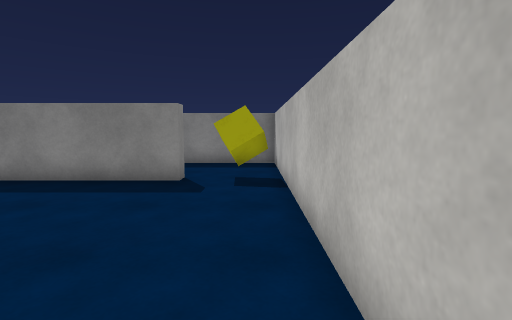
[1] (above)

24 first-person views from a walk through a scene from a Unity 3-D project. The camera is 1.3 m above the floor, tilts 6° down and sees 85° across. The floor is counted in squares, 1 m on a side. Each view is taken from the middle of a square. On the plan, view 1 faces up. The plan holds only what a view shows up to about 13 squares ahead; the rest is blank. The place goes on beyond the plan. The player character is not drawn. Surface patterns are stand-ins for the level's own textures.

[2]
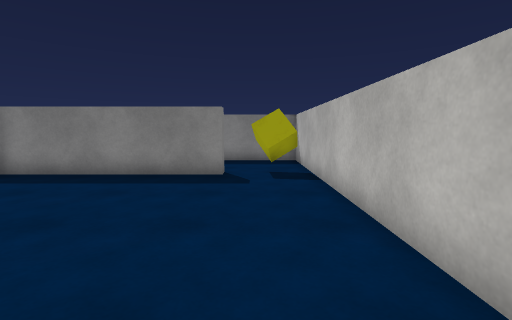

[3]
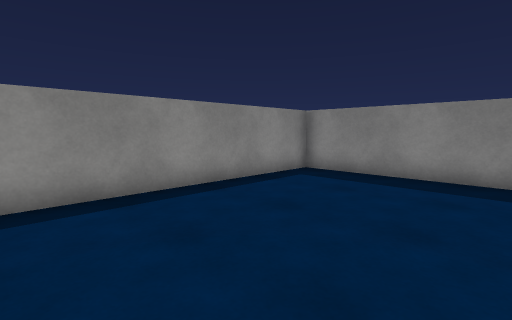

[4]
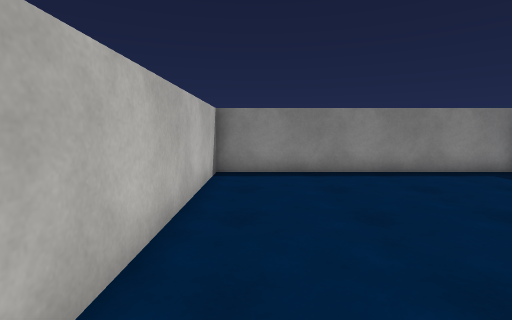

[5]
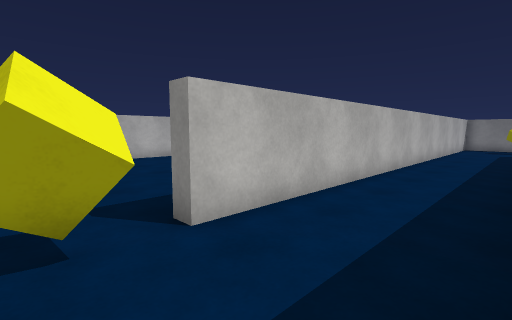

[6]
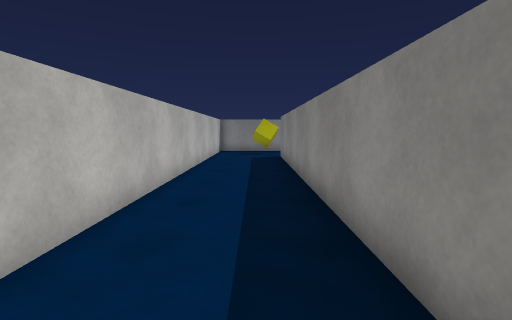

[7]
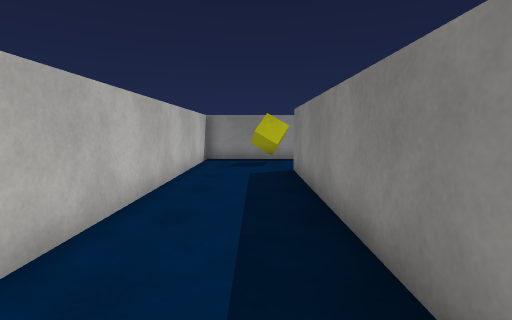

[8]
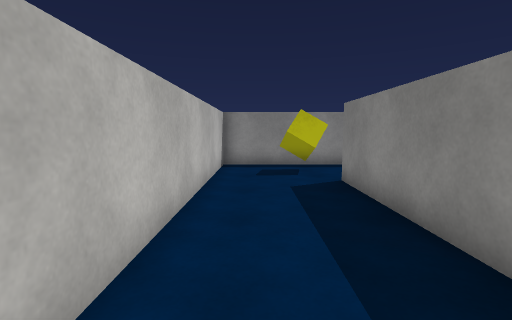

[9]
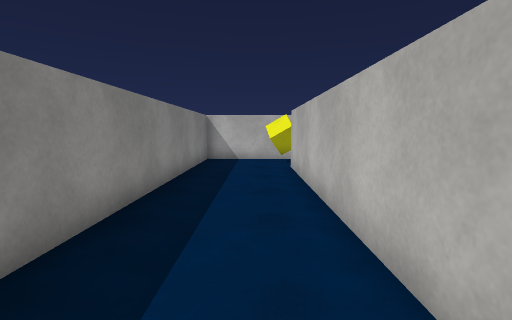

[10]
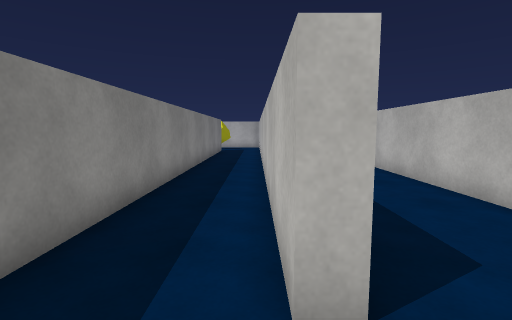

[11]
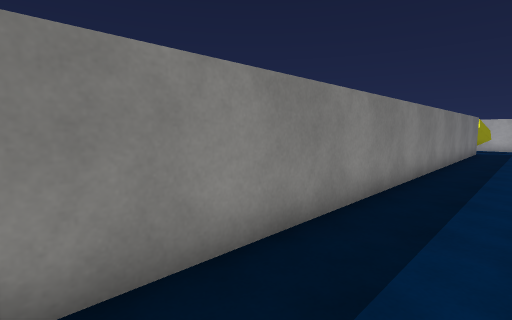

[12]
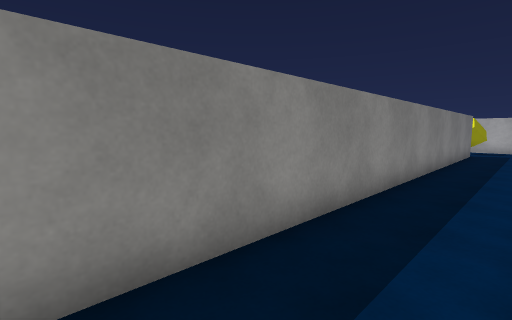

[13]
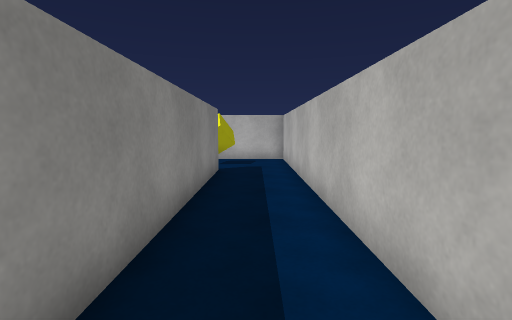

[14]
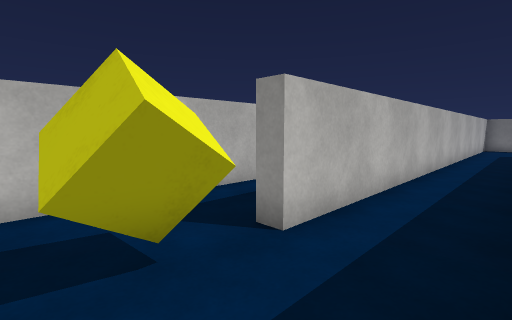

[15]
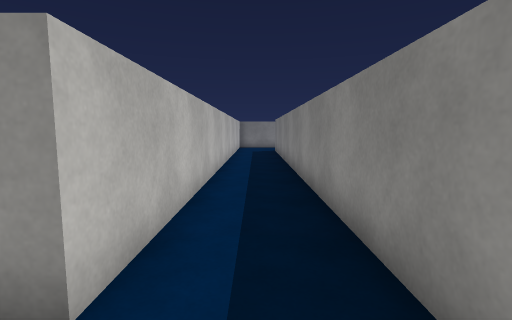

[16]
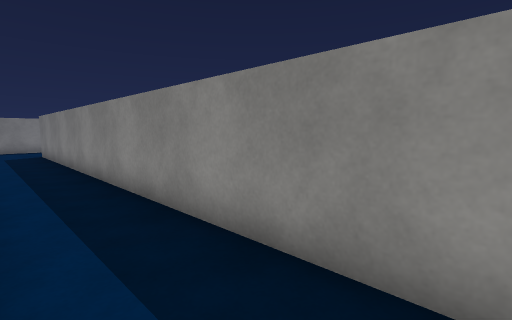

[17]
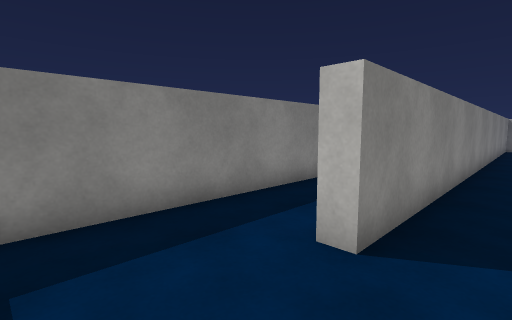

[18]
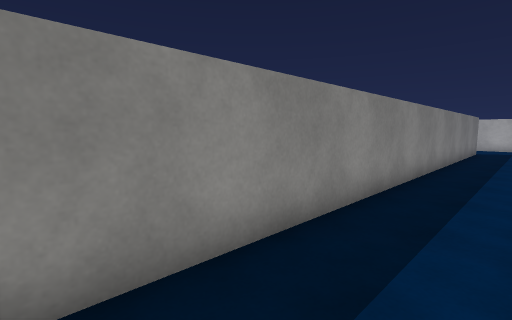

[19]
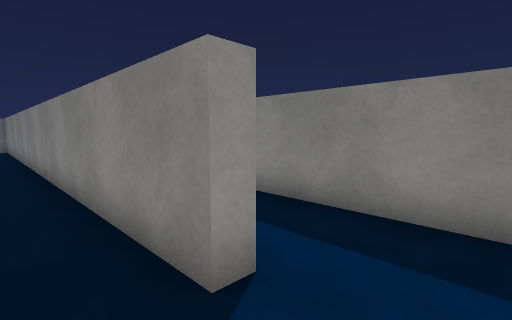

[20]
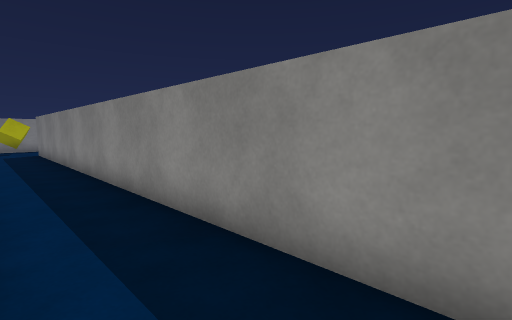

[21]
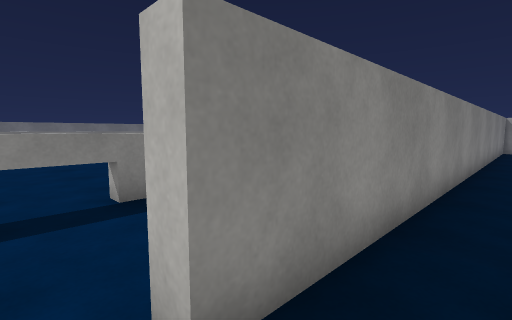

[22]
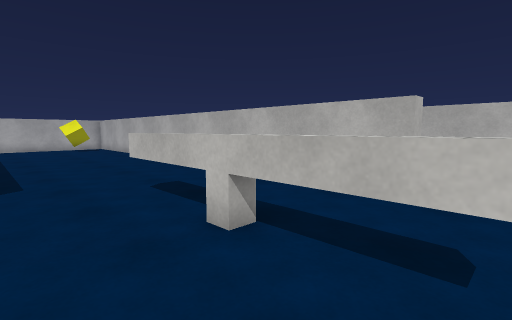

[23]
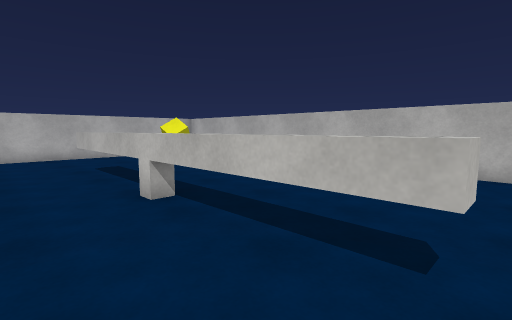

[24]
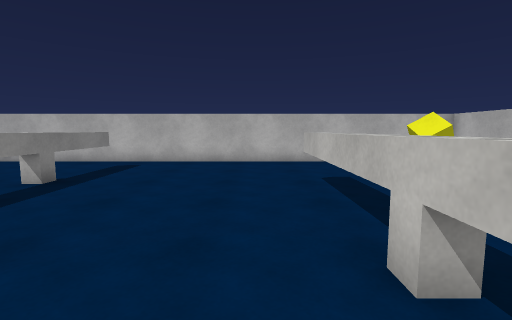

### Floor plan
Key: @ floor where view 1 was taken; # wall or solid block; . floor; ^ raised ledge; C yellow cube.
Columns run from 22 left of view 1 to 1 right of it. Each row starts with its distance up from view 1.
 39                   .....#
 38    ^^^           ^^^^..#
 37                 .......#
 36                ........#
 35               .........#
 34    ...       ..........#
 33   ....  . .............#
 32   ....   ..............#
 31   ....  .^^^^^^^^^^....#
 30  ......................#
 29   .....................#
 28  .^^^^^...........  .. #
 27  ................      #
 26  ...............     CC#
 25  ..............      C #
 24   .#####################
 23     ..................
 22   . ..................
 21 ####################..
 20 .....................
 19 .................... .
 18 ...##################
 17  .................... .
 16 . ....................
 15 ####################.C.#
 14  ....................C.#
 13  ......................#
 12 ...#####################
 11 .C.....................#
 10 .C.....................#
  9 .......................#
  8 ####################.CC#
  7              #.........#
  6              #.........#
  5              #.........#
  4              #.........#
  3              #.........#
  2              #.........#
  1              #.........#
  0              #....... @
 -1              #.........
 -2              #########

Where each view was taken, in squares from view 1:
view 1: 0 up, 0 right, facing up
view 2: 1 down, 1 left, facing up
view 3: 1 down, 3 left, facing up-left
view 4: 1 down, 0 right, facing left
view 5: 11 up, 0 right, facing down-left
view 6: 10 up, 5 left, facing left
view 7: 10 up, 10 left, facing left
view 8: 9 up, 12 left, facing left
view 9: 9 up, 12 left, facing right
view 10: 12 up, 21 left, facing right
view 11: 12 up, 22 left, facing up-right
view 12: 12 up, 20 left, facing up-right
view 13: 13 up, 12 left, facing right
view 14: 17 up, 0 right, facing down-left
view 15: 16 up, 1 left, facing left
view 16: 15 up, 2 left, facing up-left
view 17: 16 up, 22 left, facing up-right
view 18: 18 up, 22 left, facing up-right
view 19: 19 up, 1 left, facing up-left
view 20: 21 up, 1 left, facing up-left
view 21: 22 up, 20 left, facing up-right
view 22: 30 up, 21 left, facing down-right
view 23: 33 up, 14 left, facing down-right
view 24: 32 up, 11 left, facing right
